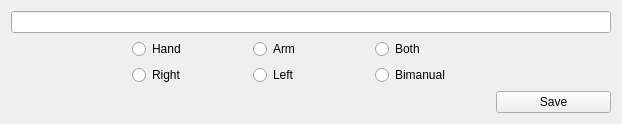
<?xml version="1.0" encoding="UTF-8"?>
<ui version="4.0">
 <class>StateSaverWidget</class>
 <widget class="QWidget" name="StateSaverWidget">
  <property name="geometry">
   <rect>
    <x>0</x>
    <y>0</y>
    <width>622</width>
    <height>124</height>
   </rect>
  </property>
  <property name="mouseTracking">
   <bool>false</bool>
  </property>
  <property name="windowTitle">
   <string>Robot State Saver</string>
  </property>
  <layout class="QGridLayout" name="gridLayout_2">
   <item row="1" column="3">
    <widget class="QRadioButton" name="radio_both">
     <property name="text">
      <string>Both</string>
     </property>
     <attribute name="buttonGroup">
      <string notr="true">robot_button_group</string>
     </attribute>
    </widget>
   </item>
   <item row="3" column="4">
    <widget class="QPushButton" name="button_save">
     <property name="text">
      <string>Save</string>
     </property>
    </widget>
   </item>
   <item row="1" column="2">
    <widget class="QRadioButton" name="radio_arm">
     <property name="text">
      <string>Arm</string>
     </property>
     <attribute name="buttonGroup">
      <string notr="true">robot_button_group</string>
     </attribute>
    </widget>
   </item>
   <item row="2" column="2">
    <widget class="QRadioButton" name="radio_left">
     <property name="text">
      <string>Left</string>
     </property>
     <attribute name="buttonGroup">
      <string notr="true">side_button_group</string>
     </attribute>
    </widget>
   </item>
   <item row="1" column="1">
    <widget class="QRadioButton" name="radio_hand">
     <property name="text">
      <string>Hand</string>
     </property>
     <attribute name="buttonGroup">
      <string notr="true">robot_button_group</string>
     </attribute>
    </widget>
   </item>
   <item row="2" column="1">
    <widget class="QRadioButton" name="radio_right">
     <property name="text">
      <string>Right</string>
     </property>
     <attribute name="buttonGroup">
      <string notr="true">side_button_group</string>
     </attribute>
    </widget>
   </item>
   <item row="2" column="3">
    <widget class="QRadioButton" name="radio_bimanual">
     <property name="text">
      <string>Bimanual</string>
     </property>
     <attribute name="buttonGroup">
      <string notr="true">side_button_group</string>
     </attribute>
    </widget>
   </item>
   <item row="0" column="0" colspan="5">
    <widget class="QLineEdit" name="edit_name"/>
   </item>
  </layout>
 </widget>
 <resources/>
 <connections/>
 <buttongroups>
  <buttongroup name="robot_button_group"/>
  <buttongroup name="side_button_group"/>
 </buttongroups>
</ui>
